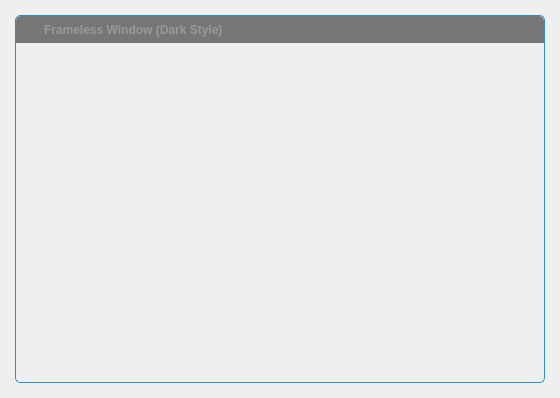
<?xml version="1.0" encoding="UTF-8"?>
<ui version="4.0">
 <class>FramelessWindow</class>
 <widget class="QWidget" name="FramelessWindow">
  <property name="geometry">
   <rect>
    <x>0</x>
    <y>0</y>
    <width>560</width>
    <height>398</height>
   </rect>
  </property>
  <property name="windowTitle">
   <string/>
  </property>
  <property name="autoFillBackground">
   <bool>false</bool>
  </property>
  <layout class="QVBoxLayout" name="verticalLayout_2">
   <property name="spacing">
    <number>0</number>
   </property>
   <property name="leftMargin">
    <number>15</number>
   </property>
   <property name="topMargin">
    <number>15</number>
   </property>
   <property name="rightMargin">
    <number>15</number>
   </property>
   <property name="bottomMargin">
    <number>15</number>
   </property>
   <item>
    <widget class="QWidget" name="windowFrame" native="true">
     <property name="autoFillBackground">
      <bool>false</bool>
     </property>
     <property name="styleSheet">
      <string notr="true">#windowFrame{border:1px solid palette(highlight); border-radius:5px 5px 5px 5px; background-color:palette(Window);}</string>
     </property>
     <layout class="QVBoxLayout" name="verticalLayout">
      <property name="spacing">
       <number>0</number>
      </property>
      <property name="leftMargin">
       <number>1</number>
      </property>
      <property name="topMargin">
       <number>1</number>
      </property>
      <property name="rightMargin">
       <number>1</number>
      </property>
      <property name="bottomMargin">
       <number>1</number>
      </property>
      <item>
       <widget class="WindowDragger" name="windowTitlebar" native="true">
        <property name="sizePolicy">
         <sizepolicy hsizetype="Preferred" vsizetype="Fixed">
          <horstretch>0</horstretch>
          <verstretch>0</verstretch>
         </sizepolicy>
        </property>
        <property name="minimumSize">
         <size>
          <width>0</width>
          <height>0</height>
         </size>
        </property>
        <property name="autoFillBackground">
         <bool>false</bool>
        </property>
        <property name="styleSheet">
         <string notr="true">#windowTitlebar{border: 0px none palette(base); border-top-left-radius:5px; border-top-right-radius:5px; background-color:palette(shadow); height:20px;}</string>
        </property>
        <layout class="QHBoxLayout" name="horizontalLayout" stretch="0,0,1,0,0,0,0">
         <property name="spacing">
          <number>0</number>
         </property>
         <property name="leftMargin">
          <number>0</number>
         </property>
         <property name="topMargin">
          <number>0</number>
         </property>
         <property name="rightMargin">
          <number>0</number>
         </property>
         <property name="bottomMargin">
          <number>0</number>
         </property>
         <item>
          <widget class="QLabel" name="spacer">
           <property name="minimumSize">
            <size>
             <width>4</width>
             <height>0</height>
            </size>
           </property>
           <property name="maximumSize">
            <size>
             <width>4</width>
             <height>16777215</height>
            </size>
           </property>
          </widget>
         </item>
         <item>
          <widget class="QLabel" name="icon">
           <property name="minimumSize">
            <size>
             <width>16</width>
             <height>16</height>
            </size>
           </property>
           <property name="maximumSize">
            <size>
             <width>16</width>
             <height>16</height>
            </size>
           </property>
           <property name="contextMenuPolicy">
            <enum>Qt::NoContextMenu</enum>
           </property>
           <property name="styleSheet">
            <string notr="true">#icon {background-color:palette(shadow);}</string>
           </property>
          </widget>
         </item>
         <item>
          <widget class="QLabel" name="titleText">
           <property name="font">
            <font>
             <weight>75</weight>
             <bold>true</bold>
            </font>
           </property>
           <property name="styleSheet">
            <string notr="true">  padding-left:5px;
  color:rgb(153,153,153);</string>
           </property>
           <property name="text">
            <string>Frameless Window (Dark Style)</string>
           </property>
           <property name="alignment">
            <set>Qt::AlignLeading|Qt::AlignLeft|Qt::AlignVCenter</set>
           </property>
          </widget>
         </item>
         <item>
          <widget class="QToolButton" name="minimizeButton">
           <property name="font">
            <font>
             <weight>75</weight>
             <bold>true</bold>
            </font>
           </property>
           <property name="styleSheet">
            <string notr="true">#minimizeButton{
  background-color:none;
  border:none;
  width:16px;
  height:16px;
  padding:4px;
  image:url(:/res/icon_window_minimize.png);
}
#minimizeButton:hover{
  background-color:palette(alternate-base);
}
#minimizeButton:pressed{
  background-color:palette(highlight);
}</string>
           </property>
           <property name="text">
            <string/>
           </property>
          </widget>
         </item>
         <item>
          <widget class="QToolButton" name="restoreButton">
           <property name="styleSheet">
            <string notr="true">#restoreButton{
  background-color:none;
  border:none;
  width:16px;
  height:16px;
  padding:4px;
  image:url(:/res/icon_window_restore.png);
}
#restoreButton:hover{
  background-color:palette(alternate-base);
}
#restoreButton:pressed{
  background-color:palette(highlight);
}</string>
           </property>
           <property name="text">
            <string/>
           </property>
          </widget>
         </item>
         <item>
          <widget class="QToolButton" name="maximizeButton">
           <property name="styleSheet">
            <string notr="true">#maximizeButton{
  background-color:none;
  border:none;
  width:16px;
  height:16px;
  padding:4px;
  image:url(:/res/icon_window_maximize.png);
}
#maximizeButton:hover{
  background-color:palette(alternate-base);
}
##maximizeButton:pressed{
  background-color:palette(highlight);
}</string>
           </property>
           <property name="text">
            <string/>
           </property>
          </widget>
         </item>
         <item>
          <widget class="QToolButton" name="closeButton">
           <property name="font">
            <font>
             <weight>75</weight>
             <bold>true</bold>
            </font>
           </property>
           <property name="styleSheet">
            <string notr="true">#closeButton{
  background-color:none;
  border:none;
  width:16px;
  height:16px;
  padding:4px;
  image:url(:/res/icon_window_close.png);
  border-top-right-radius: 5px;
}
#closeButton:hover{
  background-color:palette(alternate-base);
}
##closeButton:pressed{
  background-color:palette(highlight);
}</string>
           </property>
          </widget>
         </item>
        </layout>
       </widget>
      </item>
      <item>
       <widget class="QWidget" name="windowContent" native="true">
        <property name="autoFillBackground">
         <bool>false</bool>
        </property>
        <property name="styleSheet">
         <string notr="true">#windowContent{
  border: 0px none palette(base);
  border-radius:0px 0px 5px 5px;
}</string>
        </property>
       </widget>
      </item>
     </layout>
    </widget>
   </item>
  </layout>
 </widget>
 <layoutdefault spacing="6" margin="11"/>
 <customwidgets>
  <customwidget>
   <class>WindowDragger</class>
   <extends>QWidget</extends>
   <header>windowdragger.h</header>
   <container>1</container>
  </customwidget>
 </customwidgets>
 <resources/>
 <connections/>
</ui>
